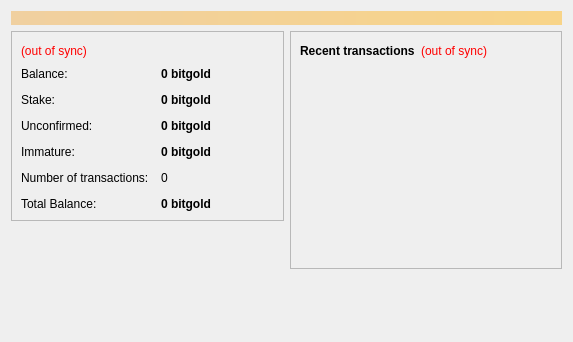
<?xml version="1.0" encoding="UTF-8"?>
<ui version="4.0">
 <class>OverviewPage</class>
 <widget class="QWidget" name="OverviewPage">
  <property name="geometry">
   <rect>
    <x>0</x>
    <y>0</y>
    <width>573</width>
    <height>342</height>
   </rect>
  </property>
  <property name="windowTitle">
   <string>Form</string>
  </property>
  <layout class="QVBoxLayout" name="topLayout">
   <item>
    <widget class="QLabel" name="labelAlerts">
     <property name="visible">
      <bool>false</bool>
     </property>
     <property name="styleSheet">
      <string notr="true">background-color: qlineargradient(x1: 0, y1: 0, x2: 1, y2: 0, stop:0 #F0D0A0, stop:1 #F8D488); color:#000000;</string>
     </property>
     <property name="wordWrap">
      <bool>true</bool>
     </property>
     <property name="margin">
      <number>3</number>
     </property>
    </widget>
   </item>
   <item>
    <layout class="QHBoxLayout" name="horizontalLayout" stretch="1,1">
     <item>
      <layout class="QVBoxLayout" name="verticalLayout_2">
       <item>
        <widget class="QFrame" name="frame">
         <property name="frameShape">
          <enum>QFrame::StyledPanel</enum>
         </property>
         <property name="frameShadow">
          <enum>QFrame::Raised</enum>
         </property>
         <layout class="QVBoxLayout" name="verticalLayout_4">
          <item>
           <layout class="QHBoxLayout" name="horizontalLayout_4">
            <item>
             <widget class="QLabel" name="labelWalletStatus">
              <property name="toolTip">
               <string>The displayed information may be out of date. Your wallet automatically synchronizes with the Bitcoin network after a connection is established, but this process has not completed yet.</string>
              </property>
              <property name="styleSheet">
               <string notr="true">QLabel { color: red; }</string>
              </property>
              <property name="text">
               <string notr="true">(out of sync)</string>
              </property>
              <property name="alignment">
               <set>Qt::AlignLeading|Qt::AlignLeft|Qt::AlignVCenter</set>
              </property>
             </widget>
            </item>
            <item>
             <spacer name="horizontalSpacer_2">
              <property name="orientation">
               <enum>Qt::Horizontal</enum>
              </property>
              <property name="sizeHint" stdset="0">
               <size>
                <width>40</width>
                <height>20</height>
               </size>
              </property>
             </spacer>
            </item>
           </layout>
          </item>
          <item>
           <layout class="QFormLayout" name="formLayout_2">
            <property name="fieldGrowthPolicy">
             <enum>QFormLayout::AllNonFixedFieldsGrow</enum>
            </property>
            <property name="horizontalSpacing">
             <number>12</number>
            </property>
            <property name="verticalSpacing">
             <number>12</number>
            </property>
            <item row="0" column="0">
             <widget class="QLabel" name="label">
              <property name="text">
               <string>Balance:</string>
              </property>
             </widget>
            </item>
            <item row="0" column="1">
             <widget class="QLabel" name="labelBalance">
              <property name="font">
               <font>
                <weight>75</weight>
                <bold>true</bold>
               </font>
              </property>
              <property name="cursor">
               <cursorShape>IBeamCursor</cursorShape>
              </property>
              <property name="toolTip">
               <string>Your current balance</string>
              </property>
              <property name="text">
               <string notr="true">0 bitgold</string>
              </property>
              <property name="textInteractionFlags">
               <set>Qt::LinksAccessibleByMouse|Qt::TextSelectableByKeyboard|Qt::TextSelectableByMouse</set>
              </property>
             </widget>
            </item>
            <item row="1" column="0">
             <widget class="QLabel" name="label_6">
              <property name="text">
               <string>Stake:</string>
              </property>
             </widget>
            </item>
            <item row="1" column="1">
             <widget class="QLabel" name="labelStake">
              <property name="font">
               <font>
                <weight>75</weight>
                <bold>true</bold>
               </font>
              </property>
              <property name="cursor">
               <cursorShape>IBeamCursor</cursorShape>
              </property>
              <property name="toolTip">
               <string>Total of coins that was staked, and do not yet count toward the current balance</string>
              </property>
              <property name="text">
               <string notr="true">0 bitgold</string>
              </property>
              <property name="textInteractionFlags">
               <set>Qt::LinksAccessibleByMouse|Qt::TextSelectableByKeyboard|Qt::TextSelectableByMouse</set>
              </property>
             </widget>
            </item>
            <item row="2" column="0">
             <widget class="QLabel" name="label_3">
              <property name="text">
               <string>Unconfirmed:</string>
              </property>
             </widget>
            </item>
            <item row="2" column="1">
             <widget class="QLabel" name="labelUnconfirmed">
              <property name="font">
               <font>
                <weight>75</weight>
                <bold>true</bold>
               </font>
              </property>
              <property name="cursor">
               <cursorShape>IBeamCursor</cursorShape>
              </property>
              <property name="toolTip">
               <string>Total of transactions that have yet to be confirmed, and do not yet count toward the current balance</string>
              </property>
              <property name="text">
               <string notr="true">0 bitgold</string>
              </property>
              <property name="textInteractionFlags">
               <set>Qt::LinksAccessibleByMouse|Qt::TextSelectableByKeyboard|Qt::TextSelectableByMouse</set>
              </property>
             </widget>
            </item>
            <item row="4" column="0">
             <widget class="QLabel" name="label_2">
              <property name="text">
               <string>Number of transactions:</string>
              </property>
             </widget>
            </item>
            <item row="4" column="1">
             <widget class="QLabel" name="labelNumTransactions">
              <property name="toolTip">
               <string>Total number of transactions in wallet</string>
              </property>
              <property name="text">
               <string notr="true">0</string>
              </property>
             </widget>
            </item>
            <item row="3" column="0">
             <widget class="QLabel" name="labelImmatureText">
              <property name="text">
               <string>Immature:</string>
              </property>
             </widget>
            </item>
            <item row="3" column="1">
             <widget class="QLabel" name="labelImmature">
              <property name="font">
               <font>
                <weight>75</weight>
                <bold>true</bold>
               </font>
              </property>
              <property name="toolTip">
               <string>Mined balance that has not yet matured</string>
              </property>
              <property name="text">
               <string notr="true">0 bitgold</string>
              </property>
              <property name="textInteractionFlags">
               <set>Qt::LinksAccessibleByMouse|Qt::TextSelectableByKeyboard|Qt::TextSelectableByMouse</set>
              </property>
             </widget>
            </item>
            <item row="7" column="0">
             <widget class="QLabel" name="labelTotBalanceText">
              <property name="text">
               <string>Total Balance:</string>
              </property>
             </widget>
            </item>
            <item row="7" column="1">
             <widget class="QLabel" name="labelTotBalance">
              <property name="font">
               <font>
                <weight>75</weight>
                <bold>true</bold>
               </font>
              </property>
              <property name="cursor">
               <cursorShape>IBeamCursor</cursorShape>
              </property>
              <property name="toolTip">
               <string>Your current total balance of all loaded wallet</string>
              </property>
              <property name="text">
               <string notr="true">0 bitgold</string>
              </property>
              <property name="textInteractionFlags">
               <set>Qt::LinksAccessibleByMouse|Qt::TextSelectableByKeyboard|Qt::TextSelectableByMouse</set>
              </property>
             </widget>
            </item>
           </layout>
          </item>
         </layout>
        </widget>
       </item>
       <item>
        <spacer name="verticalSpacer">
         <property name="orientation">
          <enum>Qt::Vertical</enum>
         </property>
         <property name="sizeHint" stdset="0">
          <size>
           <width>20</width>
           <height>40</height>
          </size>
         </property>
        </spacer>
       </item>
      </layout>
     </item>
     <item>
      <layout class="QVBoxLayout" name="verticalLayout_3">
       <item>
        <widget class="QFrame" name="frame_2">
         <property name="frameShape">
          <enum>QFrame::StyledPanel</enum>
         </property>
         <property name="frameShadow">
          <enum>QFrame::Raised</enum>
         </property>
         <layout class="QVBoxLayout" name="verticalLayout">
          <item>
           <layout class="QHBoxLayout" name="horizontalLayout_2">
            <item>
             <widget class="QLabel" name="label_4">
              <property name="text">
               <string>&lt;b&gt;Recent transactions&lt;/b&gt;</string>
              </property>
             </widget>
            </item>
            <item>
             <widget class="QLabel" name="labelTransactionsStatus">
              <property name="toolTip">
               <string>The displayed information may be out of date. Your wallet automatically synchronizes with the Bitcoin network after a connection is established, but this process has not completed yet.</string>
              </property>
              <property name="styleSheet">
               <string notr="true">QLabel { color: red; }</string>
              </property>
              <property name="text">
               <string notr="true">(out of sync)</string>
              </property>
              <property name="alignment">
               <set>Qt::AlignRight|Qt::AlignTrailing|Qt::AlignVCenter</set>
              </property>
             </widget>
            </item>
            <item>
             <spacer name="horizontalSpacer">
              <property name="orientation">
               <enum>Qt::Horizontal</enum>
              </property>
              <property name="sizeHint" stdset="0">
               <size>
                <width>40</width>
                <height>20</height>
               </size>
              </property>
             </spacer>
            </item>
           </layout>
          </item>
          <item>
           <widget class="QListView" name="listTransactions">
            <property name="styleSheet">
             <string notr="true">QListView { background: transparent; }</string>
            </property>
            <property name="frameShape">
             <enum>QFrame::NoFrame</enum>
            </property>
            <property name="verticalScrollBarPolicy">
             <enum>Qt::ScrollBarAlwaysOff</enum>
            </property>
            <property name="horizontalScrollBarPolicy">
             <enum>Qt::ScrollBarAlwaysOff</enum>
            </property>
            <property name="selectionMode">
             <enum>QAbstractItemView::NoSelection</enum>
            </property>
           </widget>
          </item>
         </layout>
        </widget>
       </item>
       <item>
        <spacer name="verticalSpacer_2">
         <property name="orientation">
          <enum>Qt::Vertical</enum>
         </property>
         <property name="sizeHint" stdset="0">
          <size>
           <width>20</width>
           <height>40</height>
          </size>
         </property>
        </spacer>
       </item>
      </layout>
     </item>
    </layout>
   </item>
  </layout>
 </widget>
 <resources/>
 <connections/>
</ui>
